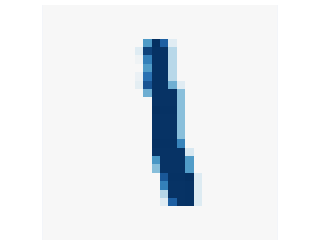

Notebook code for this chart:
### Code cell
# Visualize target image
target = mnist_train.x[6]

fig = px.imshow(target.cpu().view(28, 28), **color, width=200, height=200)
fig.update_layout(coloraxis_showscale=False, margin=dict(l=0, r=0, b=0, t=5))
fig.update_xaxes(visible=False).update_yaxes(visible=False)
fig

### Figure 1 — Plotly figure (JSON) as saved in the notebook; plotly's stock layout.template omitted (floating-point values rounded to 4 significant figures; data arrays with more than 128 entries replaced by an {"elided": "..."} marker saying what was removed)
{"data": [{"coloraxis": "coloraxis", "hovertemplate": "x: %{x}<br>y: %{y}<br>color: %{z}<extra></extra>", "name": "0", "type": "heatmap", "xaxis": "x", "yaxis": "y", "z": {"elided": "28x28 float values"}}], "layout": {"coloraxis": {"cmid": 0, "colorscale": [[0, "rgb(103,0,31)"], [0.1, "rgb(178,24,43)"], [0.2, "rgb(214,96,77)"], [0.3, "rgb(244,165,130)"], [0.4, "rgb(253,219,199)"], [0.5, "rgb(247,247,247)"], [0.6, "rgb(209,229,240)"], [0.7, "rgb(146,197,222)"], [0.8, "rgb(67,147,195)"], [0.9, "rgb(33,102,172)"], [1, "rgb(5,48,97)"]], "showscale": false}, "height": 200, "margin": {"b": 0, "l": 0, "r": 0, "t": 5}, "width": 200, "xaxis": {"anchor": "y", "constrain": "domain", "domain": [0, 1], "scaleanchor": "y", "visible": false}, "yaxis": {"anchor": "x", "autorange": "reversed", "constrain": "domain", "domain": [0, 1], "visible": false}}}
